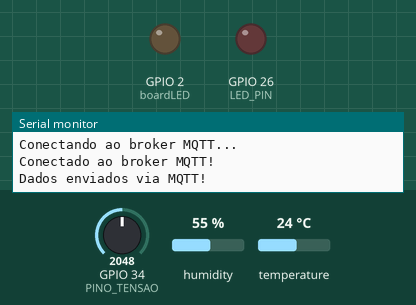
This program was run on a simulated ESP32. Parts: output pins drawn as LEDs (lit = HIGH), the last lines printed to the serial monitor. The test bench sets the inputs (shaded band); at power-on: temperature 24 °C, GPIO 34 (PINO_TENSAO) = 2048, humidity 55 %. WiFi joins after 1.5 s; servers stay silent unless stated; the local clock reads 2024-03-15 10:24:30 at power-on unless the program sets it; no MQTT or app messages arrive unless stated.

Above: at 2.7 s.
2.8 s: temperature set to 29.5 °C
12.8 s: temperature set to 30.6 °C
At 22.7 s:
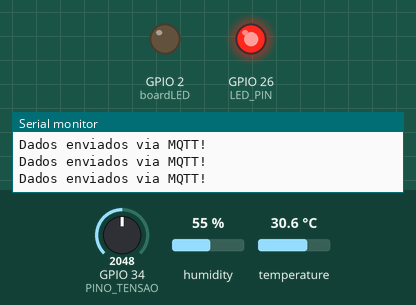
23.0 s: temperature set to 12 °C
At 31.9 s:
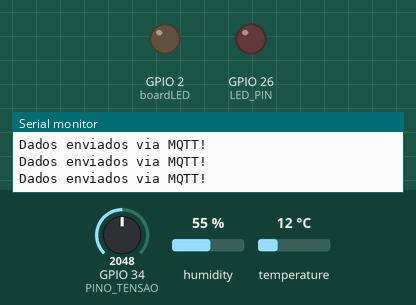
33.0 s: temperature set to 33 °C
At 42.1 s:
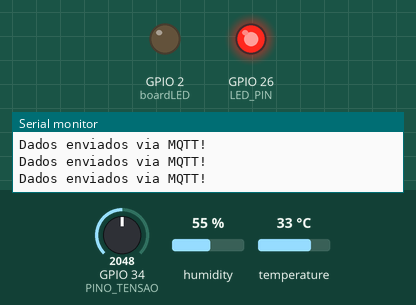
Timing chart, 0 to 43.6 s (numbered marks = the images above; inputs shaded):
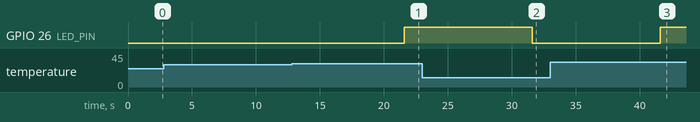

The program:

main.cpp
```cpp
#include <ThingerESP32.h>
#include <WiFi.h>
#include <ArduinoJson.h>
#include <DHT.h>
#include <PubSubClient.h>
#include <time.h>

// Definições do DHT
#define DHTPIN 25
#define DHTTYPE DHT22
DHT dht(DHTPIN, DHTTYPE);

// Definições dos pinos
#define LED_PIN 26
#define boardLED 2
#define PINO_TENSAO 34

// Configuração do NTP
#define NTP_SERVER "pool.ntp.org"
#define TZ -3                  // Fuso horário (UTC-3 para o Brasil)
#define DST_MN 0               // Não usar horário de verão
#define GMT_OFFSET_SEC 3600 * TZ
#define DAYLIGHT_OFFSET_SEC 60 * DST_MN
#define NTP_MIN_VALID_EPOCH 1533081600

unsigned long myTime;
String hora, Data;
tm *NOW_TM;
time_t NOW;
char Time[10];
char Date[12];

// Variáveis e objetos globais
float tensaoSolar = 0.0, temperatura = 0.0, umidade = 0.0, potenciaSolar = 0.0, energiaGerada = 0.0;
unsigned long ultimoTempo = 0, deltaTempo = 0;
WiFiClient espClient;
PubSubClient MQTT(espClient);

const char* ID = "tutu";
const char* SensorID = "id_solar";

// Credenciais WiFi
const char* SSID = "Wokwi-GUEST";
const char* PASSWORD = "";

// Configuração do servidor MQTT
const char* BROKER_MQTT = "74.179.84.66";
int BROKER_PORT = 1883;
const char* mqttServer = "74.179.84.66";
const int mqttPort = 1880;
const char* mqttUser = "gs2024";
const char* mqttPassword = "q1w2e3r4";
#define TOPICO_SUBSCRIBE "GS_2TDSPK"
#define TOPICO_PUBLISH   "GS_2TDSPK"

void initWiFi() {
  Serial.println("Conectando ao WiFi...");
  WiFi.begin(SSID, PASSWORD);
  while (WiFi.status() != WL_CONNECTED) {
    delay(500);
    Serial.print(".");
  }
  Serial.println("\nWiFi conectado!");
}

void initMQTT() {
  MQTT.setServer(BROKER_MQTT, BROKER_PORT);
}

void VerificaConexoesWiFIEMQTT() {
  if (WiFi.status() != WL_CONNECTED) {
    initWiFi();
  }
  if (!MQTT.connected()) {
    while (!MQTT.connected()) {
      Serial.println("Conectando ao broker MQTT...");
      if (MQTT.connect(ID, mqttUser, mqttPassword)) {
        Serial.println("Conectado ao broker MQTT!");
      } else {
        Serial.print("Falha ao conectar, código de erro: ");
        Serial.print(MQTT.state());
        delay(2000);
      }
    }
  }
}

void lerDHT22() {
  temperatura = dht.readTemperature();
  umidade = dht.readHumidity();
  if (isnan(temperatura) || isnan(umidade)) {
    Serial.println("Falha ao ler dados do DHT22");
    return;
  }
}

void lePotenciometro() {
  int leitura = analogRead(PINO_TENSAO);
  tensaoSolar = leitura * (3.3 / 4095.0);
}

void calculaPotenciaSolar() {
  potenciaSolar = tensaoSolar * 0.5;  // Exemplo de cálculo
}

void calculaEnergiaGerada() {
  unsigned long tempoAtual = millis();
  deltaTempo = tempoAtual - ultimoTempo;
  energiaGerada += (potenciaSolar * deltaTempo) / 3600000.0;
  ultimoTempo = tempoAtual;
}

void controlaLED() {
  if (temperatura > 30) {
    digitalWrite(LED_PIN, HIGH);
  } else {
    digitalWrite(LED_PIN, LOW);
  }
}

// Inicializa o NTP
void initNTP() {
  configTime(GMT_OFFSET_SEC, DAYLIGHT_OFFSET_SEC, NTP_SERVER);
  unsigned long t0 = millis();
  Serial.print("Sincronizando hora via NTP ");
  while ((NOW = time(nullptr)) < NTP_MIN_VALID_EPOCH) {
    Serial.print(".");
    delay(20);
  }
  Serial.println("\nHora sincronizada!");
  unsigned long t1 = millis() - t0;
  Serial.println("Sincronização NTP demorou " + String(t1) + "ms");
}

void setNOW() {
  NOW = time(nullptr);
}

// Atualiza as variáveis de data e hora
void setNOW_TM() {
  NOW_TM = localtime(&NOW);
  strftime(Time, 10, "%T", NOW_TM);
  strftime(Date, 12, "%Y-%m-%d", NOW_TM);
}

void setup() {
  Serial.begin(115200);
  pinMode(LED_PIN, OUTPUT);
  pinMode(boardLED, OUTPUT);
  digitalWrite(LED_PIN, LOW);
  digitalWrite(boardLED, LOW);

  initWiFi();
  initMQTT();
  initNTP();
  dht.begin();
  ultimoTempo = millis();
}

void loop() {
  VerificaConexoesWiFIEMQTT();
  setNOW();
  setNOW_TM();

  lerDHT22();
  lePotenciometro();
  calculaPotenciaSolar();
  calculaEnergiaGerada();

  StaticJsonDocument<200> doc;
  doc["Temperatura"] = temperatura;
  doc["Umidade"] = umidade;
  doc["TensaoSolar"] = tensaoSolar;
  doc["PotenciaSolar"] = potenciaSolar;
  doc["EnergiaGerada"] = energiaGerada;
  doc["Hora"] = String(Time);
  doc["Data"] = String(Date);

  String payload;
  serializeJson(doc, payload);
  MQTT.publish(TOPICO_PUBLISH, payload.c_str());
  Serial.println("Dados enviados via MQTT!");

  controlaLED();
  delay(10000);
}
```

Measured:
- the behaviour switches between 30 and 30.1 °C on temperature (found by bisection; images 0 and 1)
- after the input at 12.8 s, GPIO 26 (LED_PIN): LOW → HIGH after 8.8 s
- after the input at 23.0 s, GPIO 26 (LED_PIN): HIGH → LOW after 8.6 s
- after the input at 33.0 s, GPIO 26 (LED_PIN): LOW → HIGH after 8.6 s
